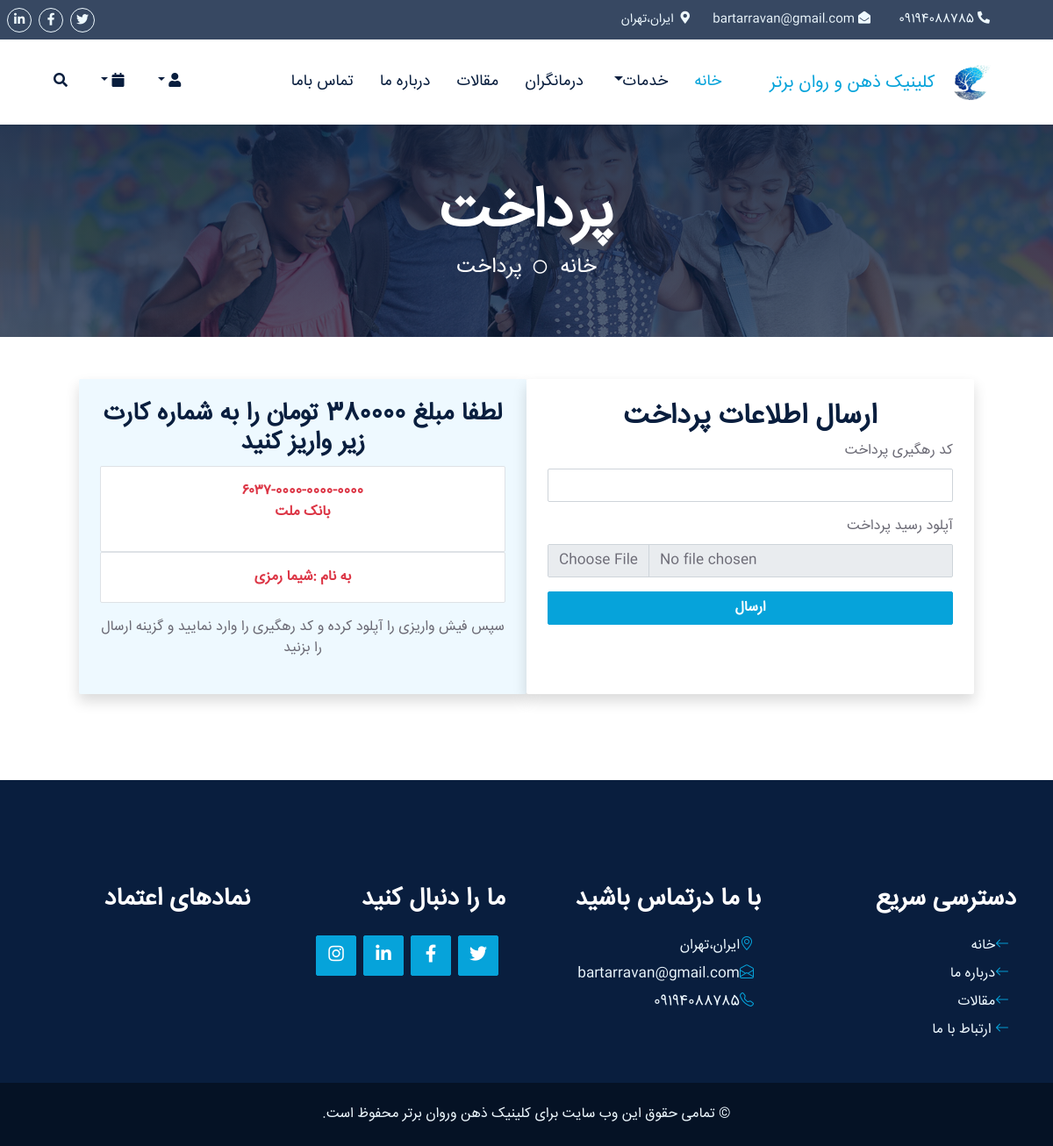
The page /confirmPayment/ (signed in) on the database its author committed.
### main_app/models.py (models this page shows)
class ClinicInfoClass(models.Model):
    name = models.CharField(max_length=50, verbose_name="نام کلینیک")
    address = models.TextField(verbose_name="آدرس")
    phoneNumber = models.CharField(max_length=20, verbose_name="شماره تلفن ثابت",null=True)
    mobileNumber = models.CharField(max_length=20, verbose_name="شماره موبایل")
    email = models.EmailField(verbose_name="ایمیل", blank=True, null=True)
    logo = models.ImageField(upload_to='clinic/logo/', verbose_name="لوگو", blank=True, null=True)
    latitude = models.DecimalField(max_digits=9, decimal_places=6, verbose_name="عرض جغرافیایی", blank=True, null=True)
    longitude = models.DecimalField(max_digits=9, decimal_places=6, verbose_name="طول جغرافیایی", blank=True, null=True)
    instagram = models.URLField(verbose_name="لینک اینستاگرام", blank=True, null=True)
    youtube = models.URLField(verbose_name="لینک یوتیوب", blank=True, null=True)
    linkedin = models.URLField(verbose_name="لینک لینکدین", blank=True, null=True)
    facebook = models.URLField(verbose_name="لینک فیسبوک", blank=True, null=True)
    twitter = models.URLField(verbose_name="لینک توییتر", blank=True, null=True)

### main_app/views.py (the view, shortened to what this page needs)
# urls.py: path('confirmPayment/',confirm_payment,name="confirmPayment"),
@login_required
def confirm_payment(request):
    cinfo=ClinicInfoClass.objects.all()
    reservations = reservationClass.objects.filter(user=request.user, status='cart')
    if not reservations.exists():
        return redirect("/checkoutR/")
    order=orderClass.objects.filter(user=request.user, status='cart').first()
    sm=0
    if reservations:
        for res in reservations:
            sm += res.appointment.schedule.price
    return render(request, "main_app/confirmPayment.html", context={"reservation": reservations,"cinfo":cinfo,"order":order,"sm":sm})

### main_app/templates/main_app/confirmPayment.html (shortened to what this page needs)
{% extends "main_app/layout.html" %}
{% load static %}
{% block "titlepage" %}پرداخت{% endblock %}
{% block "homepage" %}خانه{% endblock %}
{% block "titlepage2" %}پرداخت{% endblock %}
{% block "content" %}
<div class="row justify-content-center">
    <div class="col-md-5 text-center p-4 bg-light rounded shadow">
        <h3 class="font-weight-bold">لطفا مبلغ {{sm}} تومان را به شماره کارت زیر واریز کنید</h3>
        <div class="bg-white p-3 rounded border text-danger font-weight-bold">
            ۶۰۳۷-0000-0000-0000<p> بانک ملت</p>
        </div>
        <div class="bg-white p-3 rounded border text-danger font-weight-bold">
            به نام :شیما رمزی
        </div>
        <p class="mt-3">سپس فیش واریزی را آپلود کرده و کد رهگیری را وارد نمایید و گزینه ارسال را بزنید</p>
    </div>
    <div class="col-md-5 p-4 bg-white rounded shadow">
        <h2 class="text-center font-weight-semi-bold">ارسال اطلاعات پرداخت</h2>
        <form method="POST" enctype="multipart/form-data" style="text-align: right;">
            <div class="mb-3">
                <label class="form-label">کد رهگیری پرداخت</label>
                <input type="text" name="tracking_code" class="form-control" required>
            </div>
            <div class="mb-3">
                <label class="form-label">آپلود رسید پرداخت</label>
                <input type="file" name="payment_receipt" class="form-control">
            </div>
            <button type="submit" class="btn btn-primary w-100">ارسال</button>
        </form>
    </div>
</div>
{% endblock %}

### main_app/templates/main_app/layout.html (shortened to what this page needs)
<!DOCTYPE html>
<html lang="en">
<head>
    {%load static%}
    <link href="https://cdnjs.cloudflare.com/ajax/libs/font-awesome/5.10.0/css/all.min.css" rel="stylesheet">
    <link href="https://cdn.jsdelivr.net/npm/bootstrap-icons@1.4.1/font/bootstrap-icons.css" rel="stylesheet">
    <link href="{%static 'main_app/'%}lib/owlcarousel/assets/owl.carousel.min.css" rel="stylesheet">
    <link href="{%static 'main_app/'%}lib/animate/animate.min.css" rel="stylesheet">
    <link href="{%static 'main_app/'%}lib/tempusdominus/css/tempusdominus-bootstrap-4.min.css" rel="stylesheet" />
    <link href="{%static 'main_app/'%}lib/twentytwenty/twentytwenty.css" rel="stylesheet" />
    <link href="{%static 'main_app/'%}css/bootstrap.min.css" rel="stylesheet">
    <link href="{%static 'main_app/'%}css/style.css" rel="stylesheet">
</head>
<body>
    <div class="container-fluid  px-5 d-none d-lg-block" style="font-family: myfont; background-color:#091e3ecf ">
        <div class="row gx-0" style="direction: rtl;">
            <div class="col-lg-8 text-center text-lg-start mb-2 mb-lg-0">
                <div class="d-inline-flex align-items-center" style="height: 45px; margin-left: 390px;">
                    {%for i in cinfo%}
                    <small class="me-3 text-light" style="width: 120px; text-align:right"><i class="fa fa-phone-alt me-2"></i>&nbsp;{{i.mobileNumber}}</small>
                    <small class="me-3 text-light" style="width: 190px; text-align:right"><i class="fa fa-envelope-open me-2"></i>&nbsp;{{i.email}}</small>
                    <small class="me-3 text-light" style="width: 400px; text-align:right"><i class="fa fa-map-marker-alt me-2"></i>&nbsp; {{i.address}}</small>
                </div>
            </div>
            <div class="col-lg-4 text-center text-lg-end" style="padding-right: 300px;">
                <div class="d-inline-flex align-items-center" style="height: 45px;">
                    <a class="btn btn-sm btn-outline-light btn-sm-square rounded-circle me-2" href="{{i.twitter}}"><i class="fab fa-twitter fw-normal"></i></a>
                    <a class="btn btn-sm btn-outline-light btn-sm-square rounded-circle me-2" href="{{i.facebook}}"><i class="fab fa-facebook-f fw-normal"></i></a>
                    <a class="btn btn-sm btn-outline-light btn-sm-square rounded-circle me-2" href="{{i.linkedin}}"><i class="fab fa-linkedin-in fw-normal"></i></a>
                </div>
            </div>
        </div>
    </div>
   <nav class="navbar navbar-expand-lg bg-white navbar-light shadow-sm px-5 py-3 py-lg-0" style="direction: rtl;">
    <a href="index.html" class="navbar-brand p-0">
        <h5 class="m-0 text-primary">
            <img src="{{i.logo.url}}" alt="لوگوی کلینیک روانشناسی ذهن و روان برتر" width="65" height="40">
            کلینیک ذهن و روان برتر
        </h5>
        {%endfor%}
    </a>
    <div class="collapse navbar-collapse" id="navbarCollapse" style="margin-right: 40px;">
        <div class="navbar-nav ms-auto py-0">
            <a href="/" class="nav-item nav-link active">خانه</a>
            <div class="nav-item dropdown">
                <a href="#" class="nav-link dropdown-toggle" data-bs-toggle="dropdown">خدمات</a>
            </div>
            <a href="/team" class="nav-item nav-link">درمانگران</a>
            <a href="/article" class="nav-item nav-link">مقالات</a>
            <a href="/about" class="nav-item nav-link">درباره ما</a>
            <a href="/contact" class="nav-item nav-link">تماس باما</a>
        </div>
    </div>
    <div class="d-none d-lg-flex align-items-center">
{%if user.is_authenticated%}
         <div class="dropdown">
            <button class="btn  dropdown-toggle  text-dark me-2" type="button" id="userDropdown" data-bs-toggle="dropdown" aria-expanded="false">
            <i class="fa fa-user"></i>
            </button>
        </div>
{%else%}
        <button type="button" class="btn text-dark me-2" data-bs-toggle="modal" data-bs-target="#userModal">
            <i class="fa fa-user"></i>
        </button>
{%endif%}
{%if user.is_authenticated%}
        <div class="dropdown1" style="width: auto; position: relative; " >
            <button class="btn  dropdown-toggle  text-dark me-2" type="button" id="bagDropdown" data-bs-toggle="dropdown" aria-expanded="false">
            <i class="fa fa-calendar"></i>
            </button>
        </div>
{%else%}
        <button type="button" class="btn text-dark me-2" data-bs-toggle="modal" data-bs-target="#bagModal">
            <i class="fa fa-calendar"></i>
        </button>
{%endif%}
        <button type="button" class="btn text-dark me-2" data-bs-toggle="modal" data-bs-target="#searchModal">
            <i class="fa fa-search"></i>
        </button>
    </div>
</nav>
    <div class="container-fluid bg-primary py-5 hero-header1 mb-5">
        <div class="row py-3">
            <div class="col-12 text-center">
                <h1 class="display-3 text-white animated zoomIn">
                    {%block "titlepage"%}
                    {%endblock%}
                </h1>
                <a href=" " class="h4 text-white">
                    {%block "homepage"%}
                    {%endblock%}
                </a>
                <i class="far fa-circle text-white px-2"></i>
                <a href=" " class="h4 text-white">
                    {%block "titlepage2"%}
                    {%endblock%}
                </a>
            </div>
        </div>
    </div>
                    {%block "content"%}
                    {%endblock%}
    <div class="container-fluid position-relative pt-5 wow fadeInUp" data-wow-delay="0.1s" style="z-index: 1; direction:rtl ">
    </div>
    <div class="container-fluid bg-dark text-light py-5 wow fadeInUp" data-wow-delay="0.3s" style="margin-top: 50px; direction:rtl">
        <div class="container pt-5">
            <div class="row g-5 pt-4">
                <div class="col-lg-3 col-md-6">
                    <h3 class="text-white mb-4">دسترسی سریع</h3>
                    <div class="d-flex flex-column justify-content-start">
                        <a class="text-light mb-2" href="/"><i class="bi bi-arrow-left text-primary me-2"></i>خانه</a>
                        <a class="text-light mb-2" href="/about"><i class="bi bi-arrow-left text-primary me-2"></i>درباره ما</a>
                        <a class="text-light mb-2" href="/article"><i class="bi bi-arrow-left text-primary me-2"></i>مقالات</a>
                        <a class="text-light" href="/contact"><i class="bi bi-arrow-left text-primary me-2"></i> ارتباط با ما</a>
                    </div>
                </div>
                <div class="col-lg-3 col-md-6">
                    <h3 class="text-white mb-4">با ما درتماس باشید</h3>
                    {%for i in cinfo%}
                    <p class="mb-2"><i class="bi bi-geo-alt text-primary me-2"></i>{{i.address}}</p>
                    <p class="mb-2"><i class="bi bi-envelope-open text-primary me-2"></i>{{i.email}}</p>
                    <p class="mb-0"><i class="bi bi-telephone text-primary me-2"></i>{{i.mobileNumber}}</p>
                </div>
                <div class="col-lg-3 col-md-6">
                    <h3 class="text-white mb-4">ما را دنبال کنید</h3>
                    <div class="d-flex">
                        <a class="btn btn-lg btn-primary btn-lg-square rounded me-2" href="{{i.twitter}}"><i class="fab fa-twitter fw-normal"></i></a>
                        <a class="btn btn-lg btn-primary btn-lg-square rounded me-2" href="{{i.facebook}}"><i class="fab fa-facebook-f fw-normal"></i></a>
                        <a class="btn btn-lg btn-primary btn-lg-square rounded me-2" href="{{i.linkedin}}"><i class="fab fa-linkedin-in fw-normal"></i></a>
                        <a class="btn btn-lg btn-primary btn-lg-square rounded me-2" href="{{i.instagram}}"><i class="fab fa-instagram fw-normal"></i></a>
                    </div>
                    {%endfor%}
                </div>
                <div class="col-lg-3 col-md-6">
                    <h3 class="text-white mb-4">نمادهای اعتماد</h3>
                    <div class="d-flex flex-column justify-content-start">
                        <a target='_blank' href=''></a>
                    </div>
                </div>
            </div>
        </div>
    </div>
    <div class="container-fluid text-light py-4" style="background: #051225;">
              <div class="container">
                <div class="row g-0">
                    <div class="text-center text-md-start">
                        <p class="mb-md-0" style="text-align: center;"> .تمامی حقوق این وب سایت برای کلینیک ذهن وروان برتر محفوظ است  &copy; </p>
                    </div>
                </div>
            </div>
    </div>
</body>
</html>

### main_app/static/main_app/css/style.css (style rules this page uses)
body { font-family: 'myfont'; }
* { font-feature-settings: "lnum" 0, "tnum" 0; }
.me-3 { font-family: 'myfont'; }
.mb-4 { font-family: 'myfont'; text-justify: inter-word; text-align: justify; direction: rtl; }
.mb-5 { font-family: 'myfont'; text-justify: inter-word; text-align: justify; direction: rtl; }
.row { font-family: 'myfont'; }
.form-control { font-family: 'myfont'; }
:root { --primary: #06A3DA; --secondary: #F57E57; --light: #EEF9FF; --dark: #091E3E; }
h1, h2, .font-weight-bold { font-weight: 700 !important; }
h3, h4, .font-weight-semi-bold { font-weight: 600 !important; }
h5, h6, .font-weight-medium { font-weight: 500 !important; }
.btn { font-family: 'myfont', sans-serif ,Arial; font-weight: 600; transition: .5s; }
.btn-primary, .btn-secondary { color: #FFFFFF; }
.btn-sm-square { width: 28px; height: 28px; }
.btn-lg-square { width: 46px; height: 46px; }
.btn-square, .btn-sm-square, .btn-lg-square { padding-left: 0; padding-right: 0; text-align: center; }
.navbar-light .navbar-nav .nav-link { font-family: 'myfont', sans-serif; padding: 35px 15px; font-size: 18px; color: var(--dark); outline: none; transition: .5s; }
.navbar-light .navbar-nav .nav-link:hover, .navbar-light .navbar-nav .nav-link.active { color: var(--primary); }
.hero-header1 { background: linear-gradient(rgba(9, 30, 62, .85), rgba(9, 30, 62, 0.692)), url(../img/childtherapy.jpg) center center no-repeat; background-size: cover; }

### rows shown on the page
ClinicInfoClass: mobileNumber "09194088785", email "bartarravan@gmail.com", address "ایران،تهران", logo (picture)

### other values the page prints
{{ sm }} "380000"
